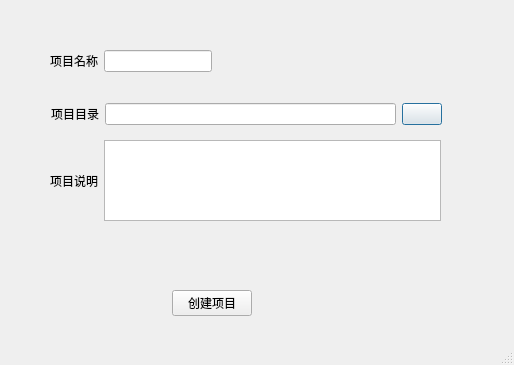
<?xml version="1.0" encoding="UTF-8"?>
<ui version="4.0">
 <class>Dialog</class>
 <widget class="QDialog" name="Dialog">
  <property name="geometry">
   <rect>
    <x>0</x>
    <y>0</y>
    <width>514</width>
    <height>365</height>
   </rect>
  </property>
  <property name="windowTitle">
   <string>Dialog</string>
  </property>
  <property name="windowIcon">
   <iconset resource="../PyDatcomLab.qrc">
    <normaloff>:/mainwindow/images/mainwindow/project-manger.png</normaloff>:/mainwindow/images/mainwindow/project-manger.png</iconset>
  </property>
  <property name="sizeGripEnabled">
   <bool>true</bool>
  </property>
  <widget class="QWidget" name="layoutWidget">
   <property name="geometry">
    <rect>
     <x>50</x>
     <y>50</y>
     <width>391</width>
     <height>22</height>
    </rect>
   </property>
   <layout class="QHBoxLayout" name="horizontalLayout">
    <item>
     <widget class="QLabel" name="label">
      <property name="text">
       <string>项目名称</string>
      </property>
     </widget>
    </item>
    <item>
     <widget class="QLineEdit" name="projectName">
      <property name="sizePolicy">
       <sizepolicy hsizetype="Preferred" vsizetype="Fixed">
        <horstretch>0</horstretch>
        <verstretch>0</verstretch>
       </sizepolicy>
      </property>
     </widget>
    </item>
    <item>
     <spacer name="horizontalSpacer">
      <property name="orientation">
       <enum>Qt::Horizontal</enum>
      </property>
      <property name="sizeHint" stdset="0">
       <size>
        <width>40</width>
        <height>20</height>
       </size>
      </property>
     </spacer>
    </item>
   </layout>
  </widget>
  <widget class="QWidget" name="layoutWidget">
   <property name="geometry">
    <rect>
     <x>51</x>
     <y>101</y>
     <width>391</width>
     <height>26</height>
    </rect>
   </property>
   <layout class="QHBoxLayout" name="horizontalLayout_2">
    <item>
     <widget class="QLabel" name="label_2">
      <property name="text">
       <string>项目目录</string>
      </property>
     </widget>
    </item>
    <item>
     <widget class="QLineEdit" name="Path"/>
    </item>
    <item>
     <widget class="QPushButton" name="pushButton_ChoiseDirectory">
      <property name="sizePolicy">
       <sizepolicy hsizetype="Fixed" vsizetype="Fixed">
        <horstretch>0</horstretch>
        <verstretch>0</verstretch>
       </sizepolicy>
      </property>
      <property name="text">
       <string/>
      </property>
      <property name="icon">
       <iconset>
        <normaloff>:/icos/dirOpen.png</normaloff>:/icos/dirOpen.png</iconset>
      </property>
     </widget>
    </item>
   </layout>
  </widget>
  <widget class="QWidget" name="layoutWidget">
   <property name="geometry">
    <rect>
     <x>110</x>
     <y>290</y>
     <width>204</width>
     <height>26</height>
    </rect>
   </property>
   <layout class="QHBoxLayout" name="horizontalLayout_3">
    <item>
     <spacer name="horizontalSpacer_3">
      <property name="orientation">
       <enum>Qt::Horizontal</enum>
      </property>
      <property name="sizeHint" stdset="0">
       <size>
        <width>40</width>
        <height>20</height>
       </size>
      </property>
     </spacer>
    </item>
    <item>
     <widget class="QPushButton" name="pushButton_Create">
      <property name="text">
       <string>创建项目</string>
      </property>
      <property name="icon">
       <iconset resource="../PyDatcomLab.qrc">
        <normaloff>:/mainwindow/images/mainwindow/projectNew.png</normaloff>:/mainwindow/images/mainwindow/projectNew.png</iconset>
      </property>
     </widget>
    </item>
    <item>
     <spacer name="horizontalSpacer_2">
      <property name="orientation">
       <enum>Qt::Horizontal</enum>
      </property>
      <property name="sizeHint" stdset="0">
       <size>
        <width>40</width>
        <height>20</height>
       </size>
      </property>
     </spacer>
    </item>
   </layout>
  </widget>
  <widget class="QWidget" name="layoutWidget">
   <property name="geometry">
    <rect>
     <x>50</x>
     <y>140</y>
     <width>391</width>
     <height>81</height>
    </rect>
   </property>
   <layout class="QHBoxLayout" name="horizontalLayout_4">
    <item>
     <widget class="QLabel" name="label_3">
      <property name="text">
       <string>项目说明</string>
      </property>
     </widget>
    </item>
    <item>
     <widget class="QTextEdit" name="prjDescribe"/>
    </item>
   </layout>
  </widget>
 </widget>
 <resources>
  <include location="../PyDatcomLab.qrc"/>
 </resources>
 <connections/>
</ui>
